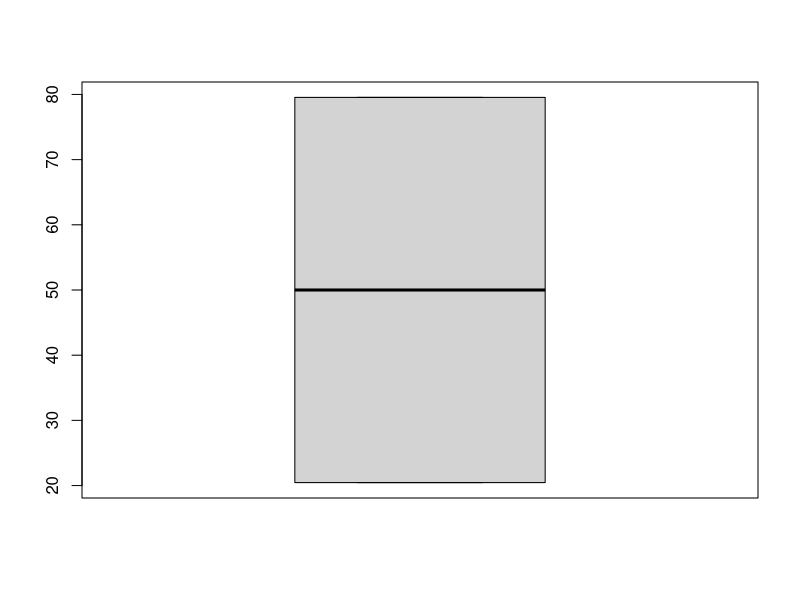
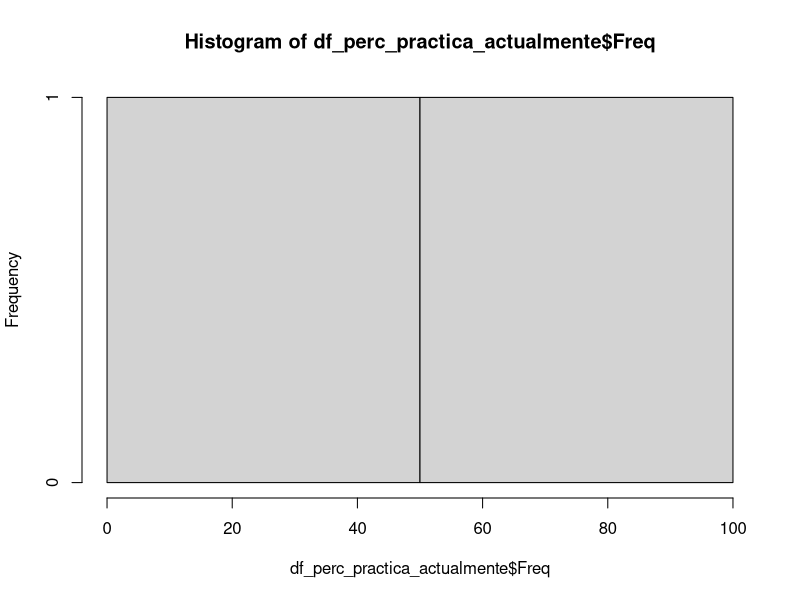
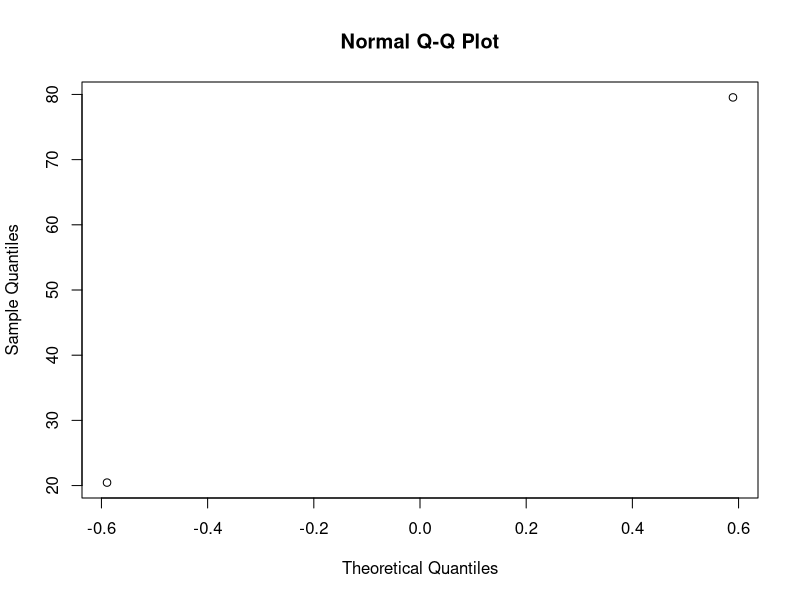
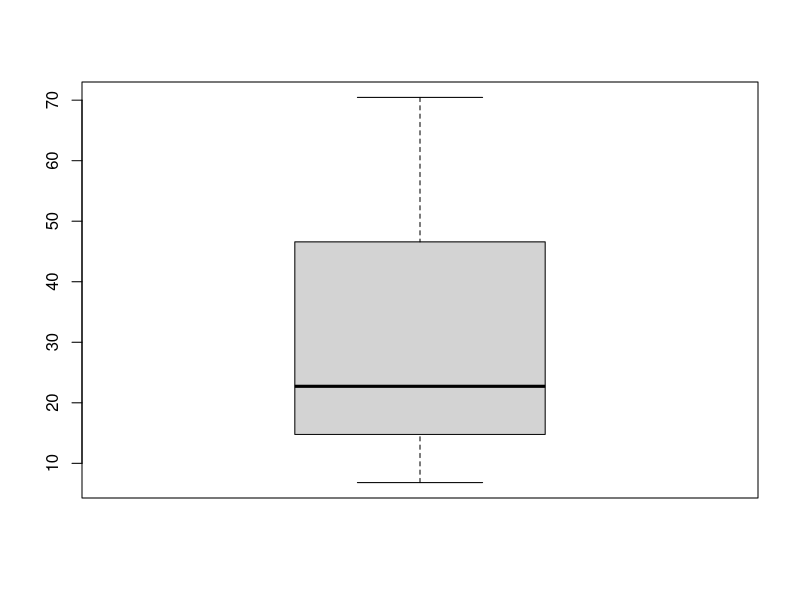
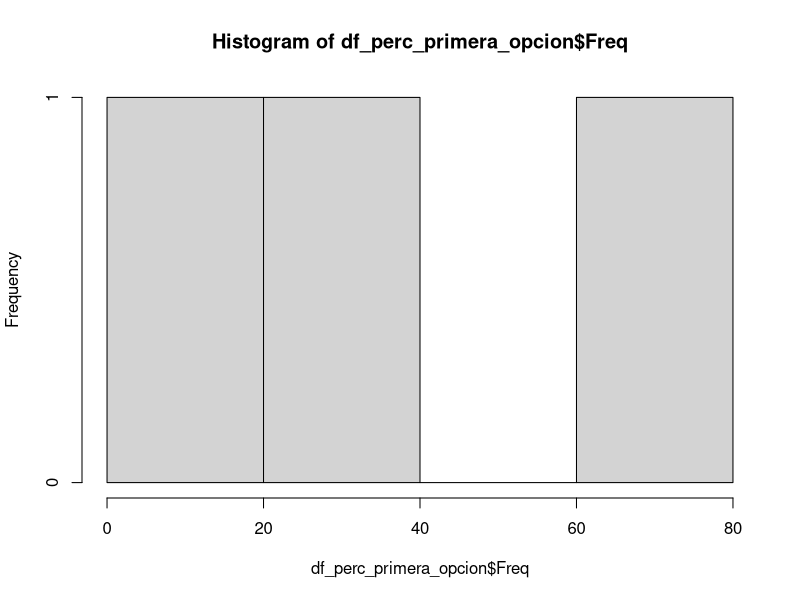
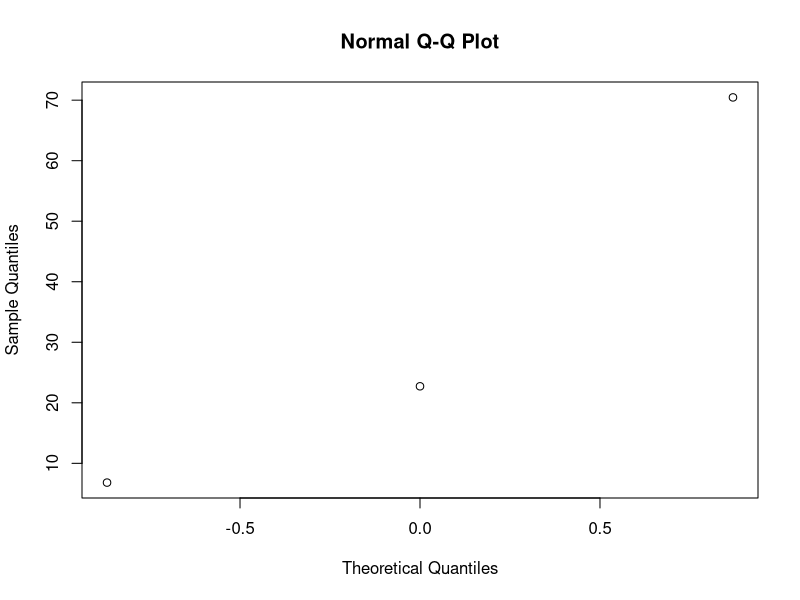

R code for these plots, in order: (Note: this script raises an error after producing the figures.)
setwd("/")
setwd("Users/pc/unah/I P 2020/seminario/repositorio-git/encuesta-Seminario/")

#install.packages("dplyr") #instalamos la libreria dplyr

survey <- read.csv("survey_cleaned.csv", sep = ",", header = T, stringsAsFactors = FALSE)

#-----------------------------------columna de practica actualmente---------------------------------------------------

survey$practica_actualmente <- as.factor(survey$practica_actualmente)

table(survey$practica_actualmente) # muestra la frecuencia de los estudiantes

prop.table(table(survey$practica_actualmente))*100 #muestra porcentajes de las frecuencias

as.data.frame(prop.table(table(survey$practica_actualmente))) # devuelve la info en forma de columna

df_perc_practica_actualmente <- as.data.frame(prop.table(table(survey$practica_actualmente))*100)#asignamos el resultado de la linea anterior a la variable df

library(dplyr) #carga la ibreria 

df_perc_practica_actualmente <- df_perc_practica_actualmente %>% arrange(-Freq) #ordena los datos en orden descendente con el signo (-) y lo deja guardado en df_perc

boxplot(df_perc_practica_actualmente$Freq)

hist(df_perc_practica_actualmente$Freq)

qqnorm(df_perc_practica_actualmente$Freq)

#-------------------------------------------columna de Practica en primera opcion---------------------------------------
survey$practica_primera_opcion <- as.factor(survey$practica_primera_opcion)

table(survey$practica_primera_opcion)

prop.table(table(survey$practica_primera_opcion))

as.data.frame(prop.table(table(survey$practica_primera_opcion)))

df_perc_primera_opcion <- as.data.frame(prop.table(table(survey$practica_primera_opcion))*100)

df_perc_primera_opcion <- df_perc_primera_opcion %>% arrange(-Freq)


boxplot(df_perc_primera_opcion$Freq)
hist(df_perc_primera_opcion$Freq)
qqnorm(df_perc_primera_opcion$Freq)


df_perc_primera_opcion[df_perc_primera_opcion$Var1 %in% c("Si"), "estado_estudiante"] <- "Si hace practica en su primera opcion"
df_perc_primera_opcion[df_perc_primera_opcion$Var1 %in% c("No"), "estado_estudiante"] <- "No hace practica en su primera opcion"
df_perc_primera_opcion[is.na(df_perc_primera_opcion$"estado_estudiante"), "estado_estudiante"]<- "no hace practica"

df_perc_primera_opcion <- df_perc_primera_opcion %>% select(Var1,estado_estudiante)

survey <- left_join(survey,df_perc_primera_opcion,by=c("practica_primera_opcion"="Var1"))

survey <- survey[,!(names(survey) %in% c("practica_primera_opcion"))]


#-------------------------------------------columna practica cursando clases--------------------------------------------
survey$practica_cursando_clases <- as.factor(survey$practica_cursando_clases)

table(survey$practica_cursando_clases)

prop.table(table(survey$practica_cursando_clases))

as.data.frame(prop.table(table(survey$practica_cursando_clases)))

df_perc_cursa_clases <- as.data.frame(prop.table(table(survey$practica_cursando_clases))*100)

df_perc_cursa_clases <- df_perc_cursa_clases %>% arrange(-Freq)


df_perc_cursa_clases[df_perc_cursa_clases$Var1 %in% c("Si"), "clases_durante_practica"] <- "Si cursa clases durante practica"
df_perc_cursa_clases[df_perc_cursa_clases$Var1 %in% c("No"), "clases_durante_practica"] <- "No cursa clases durante practica"
df_perc_cursa_clases[is.na(df_perc_cursa_clases$"clases_durante_practica"), "clases_durante_practica"]<- "no hace practica"

df_perc_cursa_clases <- df_perc_cursa_clases %>% select(Var1,clases_durante_practica)

survey <- left_join(survey,df_perc_cursa_clases,by=c("practica_cursando_clases"="Var1"))

survey <- survey[,!(names(survey) %in% c("practica_cursando_clases"))]



boxplot(df_perc_cursa_clases$Freq)

hist(df_perc_cursa_clases$Freq)

qqnorm(df_perc_cursa_clases$Freq)
#----------------------------------------------columna Rango indice-----------------------------------------------
survey$rango_indice <- as.factor(survey$rango_indice)

table(survey$rango_indice)

prop.table(table(survey$rango_indice))

as.data.frame(prop.table(table(survey$rango_indice)))

df_perc_rango_indice <- as.data.frame(prop.table(table(survey$rango_indice))*100)

df_perc_rango_indice <- df_perc_rango_indice %>% arrange(-Freq)

boxplot(df_perc_rango_indice$Freq)

hist(df_perc_rango_indice$Freq)

qqnorm(df_perc_rango_indice$Freq)
#----------------------------------------------columna rendimiento academico-------------------------------------
survey$rendimiento_academico <- as.factor(survey$rendimiento_academico) 

table(survey$rendimiento_academico)

prop.table(table(survey$rendimiento_academico))

as.data.frame(prop.table(table(survey$rendimiento_academico)))

df_perc_rendimiento_academico <- as.data.frame(prop.table(table(survey$rendimiento_academico))*100)

df_perc_rendimiento_academico <- df_perc_rendimiento_academico %>% arrange(-Freq)

boxplot(df_perc_rendimiento_academico$Freq)

hist(df_perc_rendimiento_academico$Freq)

qqnorm(df_perc_rendimiento_academico$Freq)

#--------------------------limpiezas de columanas de un nivel y de 3 niveles-----------------------------------
survey <- survey[,!(names(survey) %in% c("rubro_trabajo"))] # elimino la columna rubro-trabajo porque le correspone a pablo tratar esa

si_no <- c()

for (myname in names(survey)) {

  validations <- sum(unique(survey[,myname]) %in% c("No", "Si",""))
  
  if(validations == 3){
    si_no <- c(si_no, myname)
  }
  
}

si_no

# el dataframe "si_no" esta cargado con las columnas de si no primera opcion y cursa clases

for (col in si_no) {
  survey[ survey[,col] == "" ,col] <- "no practica"
}
 is.na(survey$practica_cursando_clases)
 survey[ survey$practica_primera_opcion == "" ,"practica_primera_opcion"] <- "no practica"
 
 #-----------------------------------------------tratamiento na---------------------------------------------------
 summary(survey)
 na.summay <- c()
 
 for( myname in names(survey)){
   print(myname)
   
   s <- as.data.frame(prop.table(table(is.na(survey[,myname]))))
   operacion <- s %>% filter(Var1 == TRUE) %>% select(Freq)
   
   df_temp <- data.frame( 
     column.name=c(myname),  
     na.percentage = ifelse( length(operacion$Freq) == 0, 0, operacion$Freq[1] )
   )
   
   na.summay <- rbind(na.summay,df_temp)
   
   
 }
 
summary(survey$practica_primera_opcion)
 
str(survey$practica_primera_opcion)
 
is.na(survey$practica_primera_opcion)
 
na.summay %>% arrange(-na.percentage) %>% filter(na.percentage > 0)
 
survey[is.na(survey$practica_primera_opcion), "practica_primera_opcion"] <- 0

survey[is.na(survey$practica_primera_opcion), "practica_primera_opcion"] <- "no"


survey$practica_primera_opcion


for (col in survey$practica_primera_opcion) {
  if(is.na(col)){
    survey[survey$practica_primera_opcion %in% is.na(survey$practica_primera_opcion),] <- "no"
  }
}

is.na(survey$practica_primera_opcion) 

survey <- as.character(survey$practica_primera_opcion) 

survey <- survey %>% mutate(practica_primera_opcion = replace(practica_primera_opcion, which(is.na(practica_primera_opcion)), "no"))

as.factor(survey)

as.character(survey)

survey$practica_primera_opcion


df_p <- as.data.frame(prop.table(table(survey$practica_primera_opcion)))
df_p <- df_p %>% arrange(-Freq)

df_p[df_p$Var1 %in% c("No"), "categoria"]<- "no"
df_p[df_p$Var1 %in% c("Si"), "categoria"]<- "si"
df_p[is.na(df_p$categoria), "categoria"]<- "no practica"
